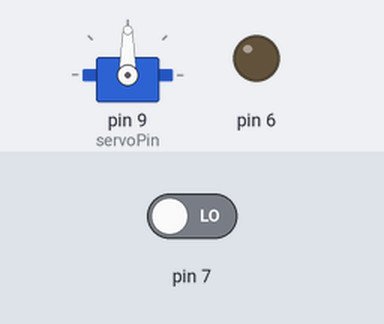
A sketch run on a simulated Arduino Uno, built with avr-gcc and run on an emulated ATmega328P. On the bench: servo, output pins drawn as LEDs (lit = HIGH). The inputs (shaded band) are chosen by the test bench; at power-on: pin 7 LOW. What the sketch prints to the serial monitor is not drawn.

Above: at 1.2 s.
1.3 s: pin 7 driven HIGH
At 2.0 s:
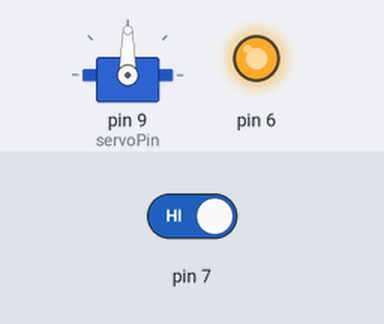
2.8 s: pin 7 driven LOW
At 3.1 s:
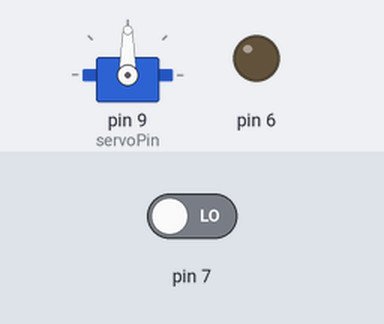
Timing chart, 0 to 5.8 s (numbered marks = the images above; inputs shaded):
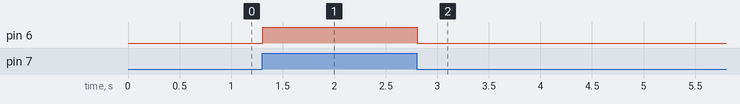

Measured:
- after the input at 1.3 s, pin 6: LOW → HIGH at once
- after the input at 2.8 s, pin 6: HIGH → LOW at once

The sketch:

sketch_dec8a.ino
```cpp
#include <Servo.h>

Servo myservo;

int pos = 0;
int servoPin = 9;

void setup() {
  Serial.begin(9600);

  pinMode(6, OUTPUT);
  pinMode(7, INPUT);
  pinMode(servoPin, OUTPUT);

  myservo.attach(9);
}

void loop() {
  int readValue = digitalRead(7);
  Serial.println(readValue);

  if (readValue == HIGH){
    digitalWrite(6, HIGH);
  }

  else {
    digitalWrite(6, LOW);
  }

}
```
